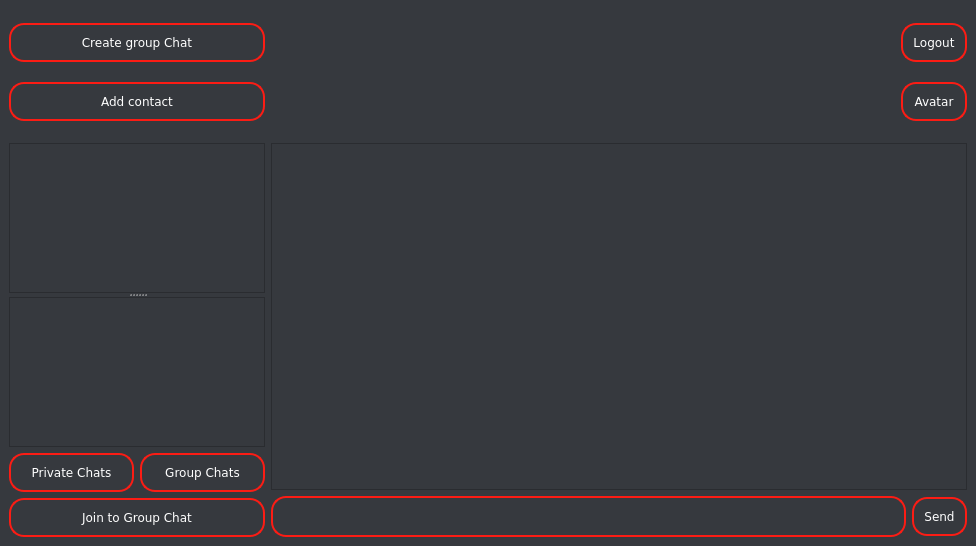
<?xml version="1.0" encoding="UTF-8"?>
<ui version="4.0">
 <class>ChatWindow</class>
 <widget class="QMainWindow" name="ChatWindow">
  <property name="geometry">
   <rect>
    <x>0</x>
    <y>0</y>
    <width>976</width>
    <height>546</height>
   </rect>
  </property>
  <property name="windowTitle">
   <string>MainWindow</string>
  </property>
  <property name="styleSheet">
   <string notr="true">*
{
background-color: rgb(54, 57, 62);
color:white;
font-family: Verdana, Geneva, sans-serif;
}

QLineEdit
{
border-radius: 15px;
padding:10px;
border:2px solid #FC1C14;
color:white
}


QPushButton
{
border:2px solid #FC1C14;
border-radius: 15px;
color:white;
padding:10%;
}

QPushButton:hover
{
background-color:#FC1C14;
font-weight: bold;
}

QPushButton:disabled
{
border-color:gray;
}

QListWidget:item:hover{background-color:#525252;}

QListWidget:item:selected{background-color:#525252; color:white; border:1px dotted white;}</string>
  </property>
  <widget class="QWidget" name="centralwidget">
   <layout class="QGridLayout" name="gridLayout">
    <item row="1" column="1" rowspan="2">
     <layout class="QVBoxLayout" name="verticalLayout_4">
      <item>
       <widget class="QListWidget" name="listWidget_messages"/>
      </item>
      <item>
       <layout class="QHBoxLayout" name="horizontalLayout_2">
        <item>
         <widget class="QLineEdit" name="lineEdit_message"/>
        </item>
        <item>
         <widget class="QPushButton" name="pushButton_sendMessage">
          <property name="cursor">
           <cursorShape>PointingHandCursor</cursorShape>
          </property>
          <property name="text">
           <string>Send</string>
          </property>
         </widget>
        </item>
       </layout>
      </item>
     </layout>
    </item>
    <item row="1" column="0">
     <widget class="QSplitter" name="splitter">
      <property name="orientation">
       <enum>Qt::Vertical</enum>
      </property>
      <widget class="QListWidget" name="listWidget_contacts"/>
      <widget class="QListWidget" name="listWidget_Groups"/>
     </widget>
    </item>
    <item row="0" column="1">
     <layout class="QHBoxLayout" name="horizontalLayout_4">
      <item>
       <layout class="QHBoxLayout" name="horizontalLayout_3">
        <item>
         <widget class="QLabel" name="label_profileContact">
          <property name="minimumSize">
           <size>
            <width>128</width>
            <height>128</height>
           </size>
          </property>
          <property name="text">
           <string/>
          </property>
         </widget>
        </item>
        <item>
         <widget class="QLabel" name="label_ContactName">
          <property name="text">
           <string/>
          </property>
         </widget>
        </item>
        <item>
         <spacer name="horizontalSpacer_2">
          <property name="orientation">
           <enum>Qt::Horizontal</enum>
          </property>
          <property name="sizeHint" stdset="0">
           <size>
            <width>40</width>
            <height>20</height>
           </size>
          </property>
         </spacer>
        </item>
        <item>
         <widget class="QLabel" name="label_UserName">
          <property name="text">
           <string/>
          </property>
         </widget>
        </item>
        <item>
         <widget class="QLabel" name="label_profileUser">
          <property name="minimumSize">
           <size>
            <width>128</width>
            <height>128</height>
           </size>
          </property>
          <property name="text">
           <string/>
          </property>
         </widget>
        </item>
       </layout>
      </item>
      <item>
       <layout class="QVBoxLayout" name="verticalLayout_3">
        <item>
         <widget class="QPushButton" name="pushButton_logout">
          <property name="cursor">
           <cursorShape>PointingHandCursor</cursorShape>
          </property>
          <property name="text">
           <string>Logout</string>
          </property>
         </widget>
        </item>
        <item>
         <widget class="QPushButton" name="pushButton_2">
          <property name="cursor">
           <cursorShape>PointingHandCursor</cursorShape>
          </property>
          <property name="text">
           <string>Avatar</string>
          </property>
         </widget>
        </item>
       </layout>
      </item>
     </layout>
    </item>
    <item row="2" column="0">
     <layout class="QVBoxLayout" name="verticalLayout">
      <item>
       <layout class="QHBoxLayout" name="horizontalLayout">
        <item>
         <widget class="QPushButton" name="pushButton_privateChats">
          <property name="cursor">
           <cursorShape>PointingHandCursor</cursorShape>
          </property>
          <property name="text">
           <string>Private Chats</string>
          </property>
         </widget>
        </item>
        <item>
         <widget class="QPushButton" name="pushButton_groupChats">
          <property name="cursor">
           <cursorShape>PointingHandCursor</cursorShape>
          </property>
          <property name="text">
           <string>Group Chats</string>
          </property>
         </widget>
        </item>
       </layout>
      </item>
      <item>
       <widget class="QPushButton" name="pushButton_joinGroupChat">
        <property name="cursor">
         <cursorShape>PointingHandCursor</cursorShape>
        </property>
        <property name="text">
         <string>Join to Group Chat</string>
        </property>
       </widget>
      </item>
     </layout>
    </item>
    <item row="0" column="0">
     <layout class="QVBoxLayout" name="verticalLayout_2">
      <item>
       <widget class="QPushButton" name="pushButton_AddGroupChat">
        <property name="cursor">
         <cursorShape>PointingHandCursor</cursorShape>
        </property>
        <property name="text">
         <string>Create group Chat</string>
        </property>
       </widget>
      </item>
      <item>
       <widget class="QPushButton" name="pushButton">
        <property name="cursor">
         <cursorShape>PointingHandCursor</cursorShape>
        </property>
        <property name="text">
         <string>Add contact</string>
        </property>
       </widget>
      </item>
     </layout>
    </item>
   </layout>
  </widget>
 </widget>
 <resources/>
 <connections/>
</ui>
